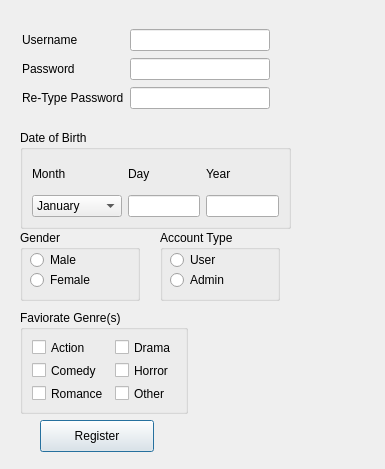
<?xml version="1.0" encoding="UTF-8"?>
<ui version="4.0">
 <class>RegisterWindow</class>
 <widget class="QDialog" name="RegisterWindow">
  <property name="geometry">
   <rect>
    <x>0</x>
    <y>0</y>
    <width>385</width>
    <height>469</height>
   </rect>
  </property>
  <property name="windowTitle">
   <string>Dialog</string>
  </property>
  <widget class="QPushButton" name="pushButtonregister">
   <property name="geometry">
    <rect>
     <x>40</x>
     <y>420</y>
     <width>114</width>
     <height>32</height>
    </rect>
   </property>
   <property name="text">
    <string>Register</string>
   </property>
  </widget>
  <widget class="QGroupBox" name="AccountType">
   <property name="geometry">
    <rect>
     <x>160</x>
     <y>230</y>
     <width>120</width>
     <height>71</height>
    </rect>
   </property>
   <property name="title">
    <string>Account Type</string>
   </property>
   <widget class="QRadioButton" name="radioButtonUser">
    <property name="geometry">
     <rect>
      <x>10</x>
      <y>20</y>
      <width>91</width>
      <height>20</height>
     </rect>
    </property>
    <property name="text">
     <string>User</string>
    </property>
   </widget>
   <widget class="QRadioButton" name="radioButtonAdmin">
    <property name="geometry">
     <rect>
      <x>10</x>
      <y>40</y>
      <width>91</width>
      <height>20</height>
     </rect>
    </property>
    <property name="text">
     <string>Admin</string>
    </property>
   </widget>
  </widget>
  <widget class="QGroupBox" name="Gender">
   <property name="geometry">
    <rect>
     <x>20</x>
     <y>230</y>
     <width>120</width>
     <height>71</height>
    </rect>
   </property>
   <property name="title">
    <string>Gender</string>
   </property>
   <widget class="QRadioButton" name="radioButtonMale">
    <property name="geometry">
     <rect>
      <x>10</x>
      <y>20</y>
      <width>55</width>
      <height>20</height>
     </rect>
    </property>
    <property name="text">
     <string>Male</string>
    </property>
   </widget>
   <widget class="QRadioButton" name="radioButtonFemale">
    <property name="geometry">
     <rect>
      <x>10</x>
      <y>40</y>
      <width>70</width>
      <height>20</height>
     </rect>
    </property>
    <property name="text">
     <string>Female</string>
    </property>
   </widget>
  </widget>
  <widget class="QGroupBox" name="DOB">
   <property name="geometry">
    <rect>
     <x>20</x>
     <y>130</y>
     <width>271</width>
     <height>99</height>
    </rect>
   </property>
   <property name="title">
    <string>Date of Birth</string>
   </property>
   <layout class="QGridLayout" name="gridLayout_2">
    <item row="0" column="0">
     <widget class="QLabel" name="labelMonth">
      <property name="text">
       <string>Month</string>
      </property>
     </widget>
    </item>
    <item row="0" column="1">
     <widget class="QLabel" name="labelDay">
      <property name="text">
       <string>Day</string>
      </property>
     </widget>
    </item>
    <item row="0" column="2">
     <widget class="QLabel" name="labelYear">
      <property name="text">
       <string>Year</string>
      </property>
     </widget>
    </item>
    <item row="1" column="0">
     <widget class="QComboBox" name="comboBoxMonth">
      <item>
       <property name="text">
        <string>January</string>
       </property>
      </item>
      <item>
       <property name="text">
        <string>February</string>
       </property>
      </item>
      <item>
       <property name="text">
        <string>March</string>
       </property>
      </item>
      <item>
       <property name="text">
        <string>April</string>
       </property>
      </item>
      <item>
       <property name="text">
        <string>May</string>
       </property>
      </item>
      <item>
       <property name="text">
        <string>June</string>
       </property>
      </item>
      <item>
       <property name="text">
        <string>July</string>
       </property>
      </item>
      <item>
       <property name="text">
        <string>August</string>
       </property>
      </item>
      <item>
       <property name="text">
        <string>September</string>
       </property>
      </item>
      <item>
       <property name="text">
        <string>October</string>
       </property>
      </item>
      <item>
       <property name="text">
        <string>November</string>
       </property>
      </item>
      <item>
       <property name="text">
        <string>December</string>
       </property>
      </item>
     </widget>
    </item>
    <item row="1" column="1">
     <widget class="QLineEdit" name="lineEditDay"/>
    </item>
    <item row="1" column="2">
     <widget class="QLineEdit" name="lineEditYear"/>
    </item>
   </layout>
  </widget>
  <widget class="QGroupBox" name="FaviorateGenre">
   <property name="geometry">
    <rect>
     <x>20</x>
     <y>310</y>
     <width>168</width>
     <height>104</height>
    </rect>
   </property>
   <property name="title">
    <string>Faviorate Genre(s)</string>
   </property>
   <layout class="QGridLayout" name="gridLayout_3">
    <item row="0" column="0">
     <widget class="QCheckBox" name="checkBoxAction">
      <property name="text">
       <string>Action</string>
      </property>
     </widget>
    </item>
    <item row="0" column="1">
     <widget class="QCheckBox" name="checkBoxDrama">
      <property name="text">
       <string>Drama</string>
      </property>
     </widget>
    </item>
    <item row="1" column="0">
     <widget class="QCheckBox" name="checkBoxComdey">
      <property name="text">
       <string>Comedy</string>
      </property>
     </widget>
    </item>
    <item row="1" column="1">
     <widget class="QCheckBox" name="checkBoxHorror">
      <property name="text">
       <string>Horror</string>
      </property>
     </widget>
    </item>
    <item row="2" column="0">
     <widget class="QCheckBox" name="checkBoxRomance">
      <property name="text">
       <string>Romance</string>
      </property>
     </widget>
    </item>
    <item row="2" column="1">
     <widget class="QCheckBox" name="checkBoxOther">
      <property name="text">
       <string>Other</string>
      </property>
     </widget>
    </item>
   </layout>
  </widget>
  <widget class="QWidget" name="">
   <property name="geometry">
    <rect>
     <x>22</x>
     <y>28</y>
     <width>248</width>
     <height>85</height>
    </rect>
   </property>
   <layout class="QGridLayout" name="Info">
    <item row="0" column="0">
     <widget class="QLabel" name="labelUsername">
      <property name="text">
       <string>Username</string>
      </property>
     </widget>
    </item>
    <item row="0" column="1">
     <widget class="QLineEdit" name="lineEditUsername"/>
    </item>
    <item row="1" column="0">
     <widget class="QLabel" name="labelPassword">
      <property name="text">
       <string>Password</string>
      </property>
     </widget>
    </item>
    <item row="1" column="1">
     <widget class="QLineEdit" name="lineEditPassword"/>
    </item>
    <item row="2" column="0">
     <widget class="QLabel" name="labelReTypPassword">
      <property name="text">
       <string>Re-Type Password</string>
      </property>
     </widget>
    </item>
    <item row="2" column="1">
     <widget class="QLineEdit" name="lineEditRePassword"/>
    </item>
   </layout>
  </widget>
 </widget>
 <resources/>
 <connections/>
</ui>
